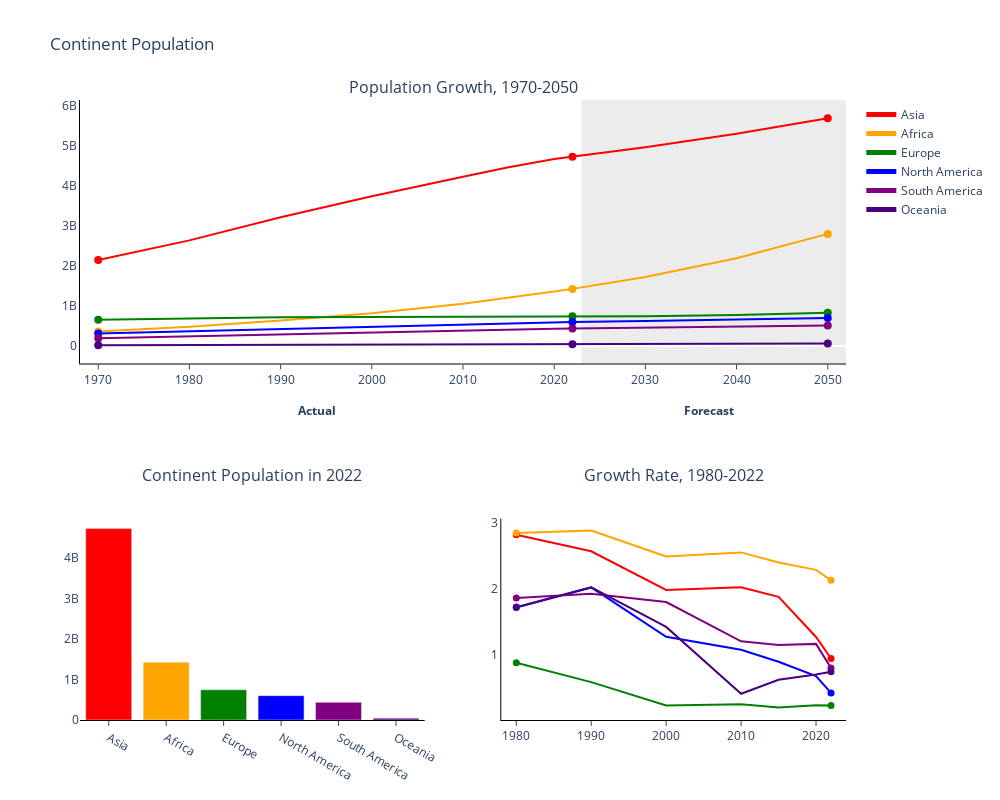

Notebook code cell kept with this figure:
### Markdown cell above
Continent Population

### Code cell
continent_population = df_population.groupby("Continent")[pop_col].sum()
continent_population = continent_population.transpose()
continent_population.index = clean_pop_col
continent_population = continent_population.sort_index()
continent_population = continent_population[["Asia", "Africa", "Europe", "North America", "South America", "Oceania"]]

population_2022 = continent_population.loc[2022, :]

df_gr = df_population.groupby("Continent")[gr_col].mean()
df_gr.insert(1, "1970 Growth Rate", [0.0, 0.0, 0.0, 0.0, 0.0, 0.0])
df_gr = df_gr.transpose()
df_gr.index = clean_gr_col
df_gr = df_gr.sort_index()
df_gr = df_gr[["Asia", "Africa", "Europe", "North America", "South America", "Oceania"]]
df_gr = df_gr[1:8]

list_data = [continent_population, population_2022, df_gr]

draw_subplots(list_data, "Continent Population")

### Figure 1 — Plotly figure (JSON) as saved in the notebook; plotly's stock layout.template omitted (floating-point values rounded to 4 significant figures)
{"data": [{"marker": {"color": "red"}, "mode": "lines", "name": "Asia", "type": "scatter", "x": [1970, 1980, 1990, 2000, 2010, 2015, 2020, 2022, 2030, 2040, 2050], "xaxis": "x", "y": [2144906290, 2635334228, 3210563577, 3735089604, 4220041327, 4458250182, 4663086535, 4721383274, 4959418352, 5295621334, 5682446446], "yaxis": "y"}, {"marker": {"color": "red", "size": 8}, "mode": "markers", "showlegend": false, "type": "scatter", "x": [1970, 2022, 2050], "xaxis": "x", "y": [2144906290, 4721383274, 5682446446], "yaxis": "y"}, {"marker": {"color": "orange"}, "mode": "lines", "name": "Africa", "type": "scatter", "x": [1970, 1980, 1990, 2000, 2010, 2015, 2020, 2022, 2030, 2040, 2050], "xaxis": "x", "y": [365444348, 481536377, 638150629, 818946032, 1055228072, 1201102442, 1360671810, 1426730932, 1723688871, 2191582800, 2797810490], "yaxis": "y"}, {"marker": {"color": "orange", "size": 8}, "mode": "markers", "showlegend": false, "type": "scatter", "x": [1970, 2022, 2050], "xaxis": "x", "y": [365444348, 1426730932, 2797810490], "yaxis": "y"}, {"marker": {"color": "green"}, "mode": "lines", "name": "Europe", "type": "scatter", "x": [1970, 1980, 1990, 2000, 2010, 2015, 2020, 2022, 2030, 2040, 2050], "xaxis": "x", "y": [655923991, 692527159, 720320797, 726093423, 735613934, 741535608, 745792196, 743147538, 744375163, 773838210, 832249927], "yaxis": "y"}, {"marker": {"color": "green", "size": 8}, "mode": "markers", "showlegend": false, "type": "scatter", "x": [1970, 2022, 2050], "xaxis": "x", "y": [655923991, 743147538, 832249927], "yaxis": "y"}, {"marker": {"color": "blue"}, "mode": "lines", "name": "North America", "type": "scatter", "x": [1970, 1980, 1990, 2000, 2010, 2015, 2020, 2022, 2030, 2040, 2050], "xaxis": "x", "y": [315434606, 368293361, 421266425, 486069584, 542720651, 570383850, 594236593, 600296136, 626639343, 661821856, 699732442], "yaxis": "y"}, {"marker": {"color": "blue", "size": 8}, "mode": "markers", "showlegend": false, "type": "scatter", "x": [1970, 2022, 2050], "xaxis": "x", "y": [315434606, 600296136, 699732442], "yaxis": "y"}, {"marker": {"color": "purple"}, "mode": "lines", "name": "South America", "type": "scatter", "x": [1970, 1980, 1990, 2000, 2010, 2015, 2020, 2022, 2030, 2040, 2050], "xaxis": "x", "y": [192947156, 241789006, 297146415, 349634282, 393078250, 413134396, 431530043, 436816608, 457954351, 486085903, 516268766], "yaxis": "y"}, {"marker": {"color": "purple", "size": 8}, "mode": "markers", "showlegend": false, "type": "scatter", "x": [1970, 2022, 2050], "xaxis": "x", "y": [192947156, 436816608, 516268766], "yaxis": "y"}, {"marker": {"color": "indigo"}, "mode": "lines", "name": "Oceania", "type": "scatter", "x": [1970, 1980, 1990, 2000, 2010, 2015, 2020, 2022, 2030, 2040, 2050], "xaxis": "x", "y": [19480270, 22920240, 26743822, 31222778, 37102764, 40403283, 43933426, 45038554, 49699065, 56314988, 63949232], "yaxis": "y"}, {"marker": {"color": "indigo", "size": 8}, "mode": "markers", "showlegend": false, "type": "scatter", "x": [1970, 2022, 2050], "xaxis": "x", "y": [19480270, 45038554, 63949232], "yaxis": "y"}, {"marker": {"color": ["red", "orange", "green", "blue", "purple", "indigo"]}, "showlegend": false, "type": "bar", "x": ["Asia", "Africa", "Europe", "North America", "South America", "Oceania"], "xaxis": "x2", "y": [4721383274, 1426730932, 743147538, 600296136, 436816608, 45038554], "yaxis": "y2"}, {"marker": {"color": "red"}, "mode": "lines", "name": "Asia", "showlegend": false, "type": "scatter", "x": [1980, 1990, 2000, 2010, 2015, 2020, 2022], "xaxis": "x3", "y": [2.815, 2.563, 1.976, 2.019, 1.873, 1.264, 0.9384], "yaxis": "y3"}, {"marker": {"color": "red", "size": 7}, "mode": "markers", "showlegend": false, "type": "scatter", "x": [1980, 2022], "xaxis": "x3", "y": [2.815, 0.9384], "yaxis": "y3"}, {"marker": {"color": "orange"}, "mode": "lines", "name": "Africa", "showlegend": false, "type": "scatter", "x": [1980, 1990, 2000, 2010, 2015, 2020, 2022], "xaxis": "x3", "y": [2.841, 2.877, 2.483, 2.546, 2.392, 2.282, 2.124], "yaxis": "y3"}, {"marker": {"color": "orange", "size": 7}, "mode": "markers", "showlegend": false, "type": "scatter", "x": [1980, 2022], "xaxis": "x3", "y": [2.841, 2.124], "yaxis": "y3"}, {"marker": {"color": "green"}, "mode": "lines", "name": "Europe", "showlegend": false, "type": "scatter", "x": [1980, 1990, 2000, 2010, 2015, 2020, 2022], "xaxis": "x3", "y": [0.8736, 0.5811, 0.228, 0.2446, 0.1979, 0.2287, 0.2256], "yaxis": "y3"}, {"marker": {"color": "green", "size": 7}, "mode": "markers", "showlegend": false, "type": "scatter", "x": [1980, 2022], "xaxis": "x3", "y": [0.8736, 0.2256], "yaxis": "y3"}, {"marker": {"color": "blue"}, "mode": "lines", "name": "North America", "showlegend": false, "type": "scatter", "x": [1980, 1990, 2000, 2010, 2015, 2020, 2022], "xaxis": "x3", "y": [1.712, 2.015, 1.268, 1.071, 0.8899, 0.6713, 0.4175], "yaxis": "y3"}, {"marker": {"color": "blue", "size": 7}, "mode": "markers", "showlegend": false, "type": "scatter", "x": [1980, 2022], "xaxis": "x3", "y": [1.712, 0.4175], "yaxis": "y3"}, {"marker": {"color": "purple"}, "mode": "lines", "name": "South America", "showlegend": false, "type": "scatter", "x": [1980, 1990, 2000, 2010, 2015, 2020, 2022], "xaxis": "x3", "y": [1.854, 1.919, 1.793, 1.199, 1.143, 1.16, 0.7957], "yaxis": "y3"}, {"marker": {"color": "purple", "size": 7}, "mode": "markers", "showlegend": false, "type": "scatter", "x": [1980, 2022], "xaxis": "x3", "y": [1.854, 0.7957], "yaxis": "y3"}, {"marker": {"color": "indigo"}, "mode": "lines", "name": "Oceania", "showlegend": false, "type": "scatter", "x": [1980, 1990, 2000, 2010, 2015, 2020, 2022], "xaxis": "x3", "y": [1.717, 2.016, 1.417, 0.4037, 0.616, 0.6945, 0.7383], "yaxis": "y3"}, {"marker": {"color": "indigo", "size": 7}, "mode": "markers", "showlegend": false, "type": "scatter", "x": [1980, 2022], "xaxis": "x3", "y": [1.717, 0.7383], "yaxis": "y3"}], "layout": {"annotations": [{"font": {"size": 16}, "showarrow": false, "text": "Population Growth, 1970-2050", "x": 0.5, "xanchor": "center", "xref": "paper", "y": 1, "yanchor": "bottom", "yref": "paper"}, {"font": {"size": 16}, "showarrow": false, "text": "Continent Population in 2022", "x": 0.225, "xanchor": "center", "xref": "paper", "y": 0.375, "yanchor": "bottom", "yref": "paper"}, {"font": {"size": 16}, "showarrow": false, "text": "Growth Rate, 1980-2022", "x": 0.775, "xanchor": "center", "xref": "paper", "y": 0.375, "yanchor": "bottom", "yref": "paper"}, {"showarrow": false, "text": "<b>Actual<b>", "x": 1994, "xref": "x", "y": 0.5, "yref": "paper"}, {"showarrow": false, "text": "<b>Forecast<b>", "x": 2037, "xref": "x", "y": 0.5, "yref": "paper"}], "height": 800, "legend": {"itemsizing": "constant"}, "plot_bgcolor": "white", "shapes": [{"fillcolor": "#dbd9d9", "layer": "below", "line": {"width": 0}, "opacity": 0.5, "type": "rect", "x0": 2023, "x1": 2055, "xref": "x", "y0": 0, "y1": 1, "yref": "y domain"}], "showlegend": true, "title": {"text": "Continent Population"}, "width": 1000, "xaxis": {"anchor": "y", "domain": [0, 1], "linecolor": "black", "range": [1968, 2052], "showgrid": false, "ticks": "outside"}, "xaxis2": {"anchor": "y2", "domain": [0, 0.45], "linecolor": "black", "showgrid": false, "ticks": "outside"}, "xaxis3": {"anchor": "y3", "domain": [0.55, 1], "linecolor": "black", "range": [1978, 2024], "showgrid": false, "ticks": "outside"}, "yaxis": {"anchor": "x", "domain": [0.575, 1], "linecolor": "black", "showgrid": false}, "yaxis2": {"anchor": "x2", "domain": [0, 0.325]}, "yaxis3": {"anchor": "x3", "domain": [0, 0.325], "linecolor": "black", "showgrid": false}}}
